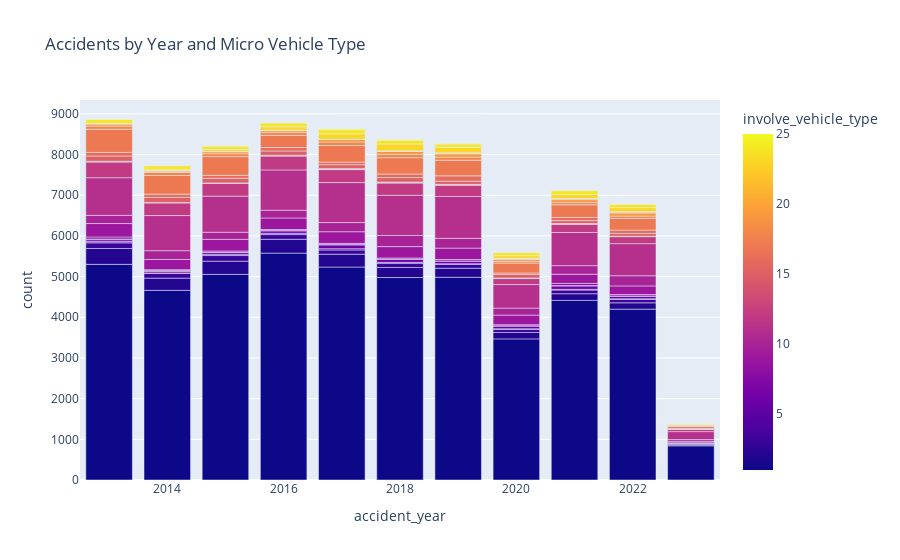

Notebook cell for this chart:
### Code cell
year_vehicle_gp = imh_jr.groupby(['accident_year', 'involve_vehicle_type']).size().reset_index(name='count')

# fig = px.bar(grouped, x='accident_year', y='count', color='involve_vehicle_type', barmode='group', title='Accidents by Year and Micro Vehicle Type')
# Create the bar chart with grouped bars
fig = px.bar(year_vehicle_gp, x='accident_year', y='count', color='involve_vehicle_type', barmode='group', title='Accidents by Year and Micro Vehicle Type')

# Show the plot
fig.show()
# Show the plot

### Figure 1 — Plotly figure (JSON) as saved in the notebook; plotly's stock layout.template omitted (floating-point values rounded to 4 significant figures; data arrays with more than 128 entries replaced by an {"elided": "..."} marker saying what was removed)
{"data": [{"alignmentgroup": "True", "hovertemplate": "accident_year=%{x}<br>count=%{y}<br>involve_vehicle_type=%{marker.color}<extra></extra>", "legendgroup": "", "marker": {"color": {"elided": "250 int values"}, "coloraxis": "coloraxis", "pattern": {"shape": ""}}, "name": "", "offsetgroup": "", "orientation": "v", "showlegend": false, "textposition": "auto", "type": "bar", "x": {"elided": "250 int values"}, "xaxis": "x", "y": {"elided": "250 int values"}, "yaxis": "y"}], "layout": {"barmode": "group", "coloraxis": {"colorbar": {"title": {"text": "involve_vehicle_type"}}, "colorscale": [[0, "#0d0887"], [0.1111, "#46039f"], [0.2222, "#7201a8"], [0.3333, "#9c179e"], [0.4444, "#bd3786"], [0.5556, "#d8576b"], [0.6667, "#ed7953"], [0.7778, "#fb9f3a"], [0.8889, "#fdca26"], [1, "#f0f921"]]}, "legend": {"tracegroupgap": 0}, "title": {"text": "Accidents by Year and Micro Vehicle Type"}, "xaxis": {"anchor": "y", "domain": [0, 1], "title": {"text": "accident_year"}}, "yaxis": {"anchor": "x", "domain": [0, 1], "title": {"text": "count"}}}}
